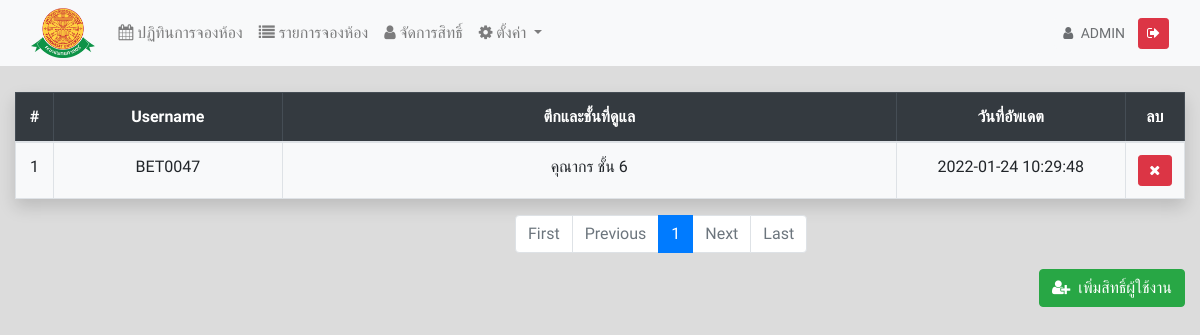
Screenshot of /permission_manage.php (signed in) with the database file from the repository.
### tables this page shows
CREATE TABLE `active_class` (
  `id_active` int(11) NOT NULL AUTO_INCREMENT,
  `medcode` varchar(255) DEFAULT NULL,
  `building_id` int(11) DEFAULT NULL COMMENT 'ตึก',
  `class_no` int(11) DEFAULT NULL COMMENT 'ชั้น',
  `write` tinyint(1) DEFAULT '0' COMMENT 'เขียน',
  `read` tinyint(1) DEFAULT '1' COMMENT 'อ่าน',
  `created` datetime DEFAULT CURRENT_TIMESTAMP,
  PRIMARY KEY (`id_active`)
);

CREATE TABLE `building` (
  `id` int(11) NOT NULL AUTO_INCREMENT,
  `building_name` varchar(255) DEFAULT NULL,
  `create_date` timestamp NULL DEFAULT CURRENT_TIMESTAMP,
  PRIMARY KEY (`id`)
);

### permission_manage.php (the view, shortened to what this page needs)
<!doctype html>
<html lang="en">
<head>
    <link rel="stylesheet" href="https://stackpath.bootstrapcdn.com/font-awesome/4.7.0/css/font-awesome.css">
    <link rel="stylesheet" href="https://stackpath.bootstrapcdn.com/bootstrap/4.5.2/css/bootstrap.min.css"
>
    <link rel="stylesheet" href="css/style.css">
</head>
<body>
    <?
        include "./ui/nav.php";
        include "./function.php";
        $sql = "SELECT active.*, b.building_name FROM active_class AS active
                    JOIN building AS b ON active.building_id = b.id ORDER BY id_active ASC";
        $result = $conn->query($sql);
        $users = array();
        if($result->num_rows > 0){
            $i = 0;
            while($row = $result->fetch_object()){
                foreach($row as $key => $val){
                    $users[$i][$key] = $val;
                }
                $i++;
            }
        }
    ?>
    <div class="container-fluid">
        <div class="row mt-3">
            <div class="col-lg-12 col-md-12">
                <table class="table table-bordered shadow text-center" id="data-table">
                    <thead class="table-dark">
                        <tr>
                            <th width="5%">#</th>
                            <th width="20%">Username</th>
                            <th>ตึกและชั้นที่ดูแล</th>
                            <th width="20%">วันที่อัพเดต</th>
                            <th width="5%">ลบ</th>
                        </tr>
                    </thead>
                    <tbody class="bg-light">
                        <? for($i = 0 ; $i < count($users) ; $i++){?>
                        <tr>
                            <td><?= $i+1;?></td>
                            <td><?= $users[$i]['medcode'];?></td>
                            <td><?= $users[$i]['building_name'] . " ชั้น " . $users[$i]['class_no'];?></td>
                            <td><?= $users[$i]['created'];?></td>
                            <td>
                                <button class="btn btn-sm btn-block btn-danger delete_data"
                                    value="<?= $users[$i]['id_active'];?>">
                                    <i class=" fa fa-close" aria-hidden="true"></i>
                                </button>
                            </td>
                        </tr>
                        <?}?>
                    </tbody>
                </table>
                <button class="btn btn-success pull-right btn_addPermission" href="#" data-toggle="modal"
                    data-target="#add_permission">
                    <i class="fa fa-user-plus mr-2" aria-hidden="true"></i>เพิ่มสิทธิ์ผู้ใช้งาน
                </button>
            </div>
        </div>
    </div>
</body>
</html>

### css/style.css (style rules this page uses)
body { background-color: gainsboro; font-family: 'Sarabun', sans-serif; }
.shadow { box-shadow: 2px 2px 12px rgba(0, 0, 0, 0.2); margin-top: 10px }

### rows the page displays
active_class: medcode "BET0047", building.building_name "คุณากร", class_no "6", created "2022-01-24 10:29:48", $users[$i]['id_active'] 17 (drawn)

### other values shown
$_SESSION['_LOGIN'] "ADMIN"
